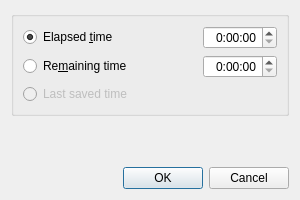
<?xml version="1.0" encoding="UTF-8"?>
<ui version="4.0">
 <class>SetTimeDialog</class>
 <widget class="QDialog" name="SetTimeDialog">
  <property name="windowModality">
   <enum>Qt::ApplicationModal</enum>
  </property>
  <property name="geometry">
   <rect>
    <x>0</x>
    <y>0</y>
    <width>300</width>
    <height>200</height>
   </rect>
  </property>
  <property name="windowTitle">
   <string>Set Time of Current Phase</string>
  </property>
  <property name="locale">
   <locale language="English" country="UnitedStates"/>
  </property>
  <property name="modal">
   <bool>true</bool>
  </property>
  <layout class="QVBoxLayout" name="verticalLayout">
   <item>
    <widget class="QGroupBox" name="groupBox">
     <property name="title">
      <string/>
     </property>
     <layout class="QGridLayout" name="gridLayout">
      <property name="horizontalSpacing">
       <number>18</number>
      </property>
      <item row="2" column="0">
       <widget class="QRadioButton" name="stimerbox">
        <property name="enabled">
         <bool>false</bool>
        </property>
        <property name="text">
         <string>Last saved time</string>
        </property>
       </widget>
      </item>
      <item row="0" column="0">
       <widget class="QRadioButton" name="etimerbox">
        <property name="text">
         <string>Elapsed &amp;time</string>
        </property>
        <property name="checked">
         <bool>true</bool>
        </property>
       </widget>
      </item>
      <item row="0" column="2">
       <widget class="QTimeEdit" name="etimeselbox">
        <property name="alignment">
         <set>Qt::AlignRight|Qt::AlignTrailing|Qt::AlignVCenter</set>
        </property>
        <property name="maximumTime">
         <time>
          <hour>5</hour>
          <minute>59</minute>
          <second>59</second>
         </time>
        </property>
        <property name="displayFormat">
         <string>H:mm:ss</string>
        </property>
       </widget>
      </item>
      <item row="1" column="0">
       <widget class="QRadioButton" name="rtimerbox">
        <property name="enabled">
         <bool>true</bool>
        </property>
        <property name="text">
         <string>Re&amp;maining time</string>
        </property>
       </widget>
      </item>
      <item row="1" column="2">
       <widget class="QTimeEdit" name="rtimeselbox">
        <property name="enabled">
         <bool>true</bool>
        </property>
        <property name="alignment">
         <set>Qt::AlignRight|Qt::AlignTrailing|Qt::AlignVCenter</set>
        </property>
        <property name="correctionMode">
         <enum>QAbstractSpinBox::CorrectToNearestValue</enum>
        </property>
        <property name="maximumTime">
         <time>
          <hour>10</hour>
          <minute>0</minute>
          <second>0</second>
         </time>
        </property>
        <property name="displayFormat">
         <string>H:mm:ss</string>
        </property>
       </widget>
      </item>
      <item row="0" column="1">
       <spacer name="horizontalSpacer">
        <property name="orientation">
         <enum>Qt::Horizontal</enum>
        </property>
        <property name="sizeHint" stdset="0">
         <size>
          <width>40</width>
          <height>20</height>
         </size>
        </property>
       </spacer>
      </item>
     </layout>
    </widget>
   </item>
   <item>
    <spacer name="verticalSpacer">
     <property name="orientation">
      <enum>Qt::Vertical</enum>
     </property>
     <property name="sizeHint" stdset="0">
      <size>
       <width>20</width>
       <height>40</height>
      </size>
     </property>
    </spacer>
   </item>
   <item>
    <widget class="QDialogButtonBox" name="buttonBox">
     <property name="orientation">
      <enum>Qt::Horizontal</enum>
     </property>
     <property name="standardButtons">
      <set>QDialogButtonBox::Cancel|QDialogButtonBox::Ok</set>
     </property>
    </widget>
   </item>
  </layout>
 </widget>
 <resources/>
 <connections>
  <connection>
   <sender>buttonBox</sender>
   <signal>accepted()</signal>
   <receiver>SetTimeDialog</receiver>
   <slot>accept()</slot>
   <hints>
    <hint type="sourcelabel">
     <x>248</x>
     <y>254</y>
    </hint>
    <hint type="destinationlabel">
     <x>157</x>
     <y>274</y>
    </hint>
   </hints>
  </connection>
  <connection>
   <sender>buttonBox</sender>
   <signal>rejected()</signal>
   <receiver>SetTimeDialog</receiver>
   <slot>reject()</slot>
   <hints>
    <hint type="sourcelabel">
     <x>316</x>
     <y>260</y>
    </hint>
    <hint type="destinationlabel">
     <x>286</x>
     <y>274</y>
    </hint>
   </hints>
  </connection>
 </connections>
</ui>
